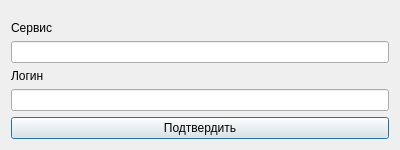
<?xml version="1.0" encoding="UTF-8"?>
<ui version="4.0">
 <class>Dialog</class>
 <widget class="QDialog" name="Dialog">
  <property name="geometry">
   <rect>
    <x>0</x>
    <y>0</y>
    <width>400</width>
    <height>150</height>
   </rect>
  </property>
  <property name="maximumSize">
   <size>
    <width>400</width>
    <height>150</height>
   </size>
  </property>
  <property name="windowTitle">
   <string>Введите данные</string>
  </property>
  <layout class="QGridLayout" name="gridLayout_2" rowstretch="5,1,0">
   <item row="1" column="0">
    <layout class="QVBoxLayout" name="verticalLayout">
     <item>
      <widget class="QLabel" name="label">
       <property name="text">
        <string>Сервис</string>
       </property>
      </widget>
     </item>
     <item>
      <widget class="QLineEdit" name="serviceLine"/>
     </item>
     <item>
      <widget class="QLabel" name="label_2">
       <property name="text">
        <string>Логин</string>
       </property>
      </widget>
     </item>
     <item>
      <widget class="QLineEdit" name="loginLine"/>
     </item>
    </layout>
   </item>
   <item row="2" column="0">
    <layout class="QHBoxLayout" name="horizontalLayout">
     <item>
      <widget class="QPushButton" name="commitButton">
       <property name="text">
        <string>Подтвердить</string>
       </property>
      </widget>
     </item>
    </layout>
   </item>
   <item row="0" column="0">
    <spacer name="verticalSpacer">
     <property name="orientation">
      <enum>Qt::Vertical</enum>
     </property>
     <property name="sizeHint" stdset="0">
      <size>
       <width>20</width>
       <height>40</height>
      </size>
     </property>
    </spacer>
   </item>
  </layout>
 </widget>
 <resources/>
 <connections/>
</ui>
